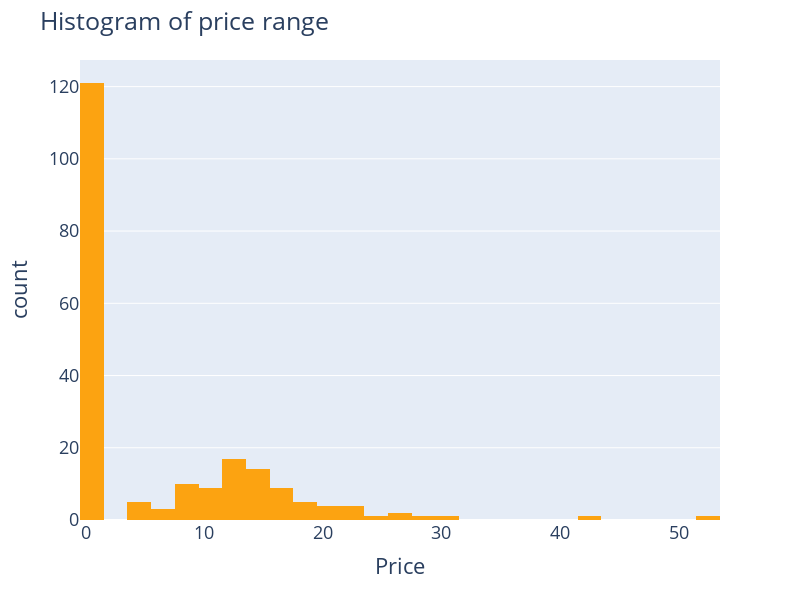

This figure's notebook cell:
### Code cell
#hist of price range
fig = px.histogram(df, x='price', nbins=40,  color_discrete_sequence= ['rgb(252,163,17)'])
fig.update_layout(
    title='Histogram of price range',
    xaxis_title='Price',
    font=dict(size=18),
    width=800,  # set the width to 800 pixels
    height=600  # set the height to 600 pixels
)
fig.write_image('Hist of price.png')
fig.show()

### Figure 1 — Plotly figure (JSON) as saved in the notebook; plotly's stock layout.template omitted (floating-point values rounded to 4 significant figures; data arrays with more than 128 entries replaced by an {"elided": "..."} marker saying what was removed)
{"data": [{"alignmentgroup": "True", "bingroup": "x", "hovertemplate": "price=%{x}<br>count=%{y}<extra></extra>", "legendgroup": "", "marker": {"color": "rgb(252,163,17)", "pattern": {"shape": ""}}, "name": "", "nbinsx": 40, "offsetgroup": "", "orientation": "v", "showlegend": false, "type": "histogram", "x": {"elided": "208 int values"}, "xaxis": "x", "yaxis": "y"}], "layout": {"barmode": "relative", "font": {"size": 18}, "height": 600, "legend": {"tracegroupgap": 0}, "margin": {"t": 60}, "title": {"text": "Histogram of price range"}, "width": 800, "xaxis": {"anchor": "y", "autorange": true, "domain": [0, 1], "range": [-0.5, 53.5], "title": {"text": "Price"}, "type": "linear"}, "yaxis": {"anchor": "x", "autorange": true, "domain": [0, 1], "range": [0, 127.4], "title": {"text": "count"}}}}
